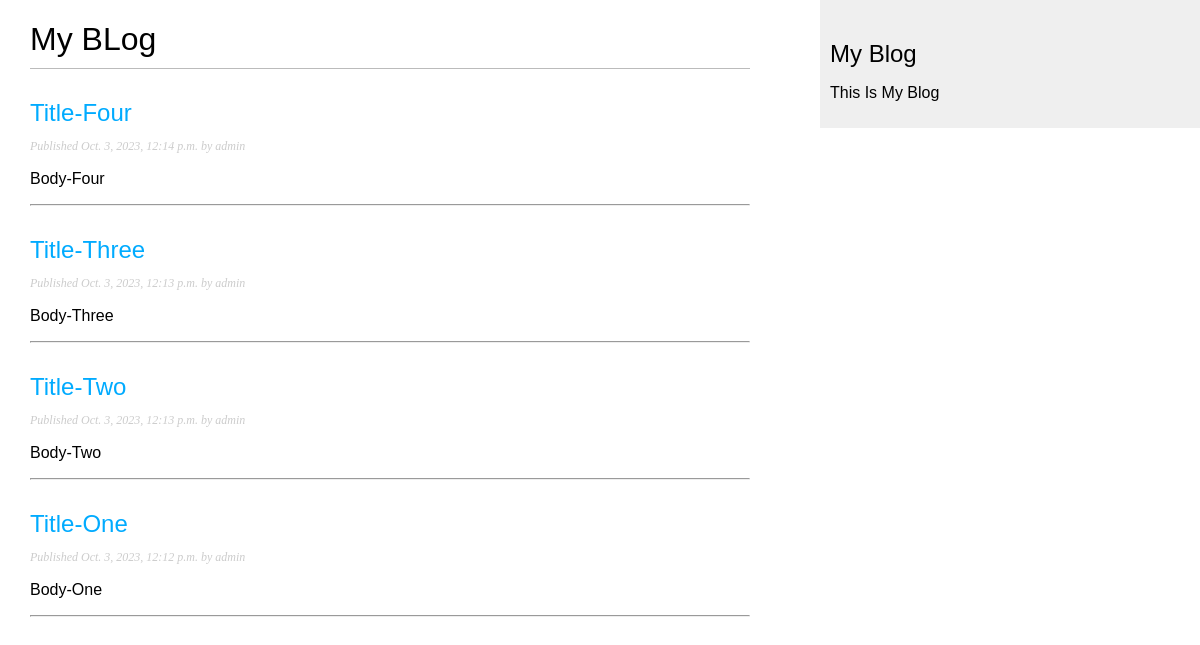
Screenshot of /blog/ with the database file from the repository.
### blog/models.py (models this page shows, shortened)
class Post(models.Model):
    class Status(models.TextChoices):
        DRAFT = "DF", "Draft"
        PUBLISHED = "PB", "Published"
    title = models.CharField(max_length=250)
    slug = models.SlugField(max_length=250, unique_for_date="publish")
    author = models.ForeignKey(
        User, on_delete=models.CASCADE, related_name="blog_posts"
    )
    body = models.TextField()
    publish = models.DateTimeField(default=timezone.now)
    created = models.DateTimeField(auto_now_add=True)
    updated = models.DateTimeField(auto_now=True)
    status = models.CharField(
        max_length=2, choices=Status.choices, default=Status.DRAFT
    )
    class Meta:
        ordering = ["-publish"]
        indexes = [
            models.Index(fields=["-publish"]),
        ]
    def get_absolute_url(self):
        return reverse(
            "blog:post_details",
            args=[
                self.publish.year,
                self.publish.month,
                self.publish.day,
                self.slug,
            ],
        )

### blog/views.py (the view)
# urls.py: path("", views.posts_list, name="posts_list"),
def posts_list(request):
    posts = models.Post.objects.all()
    return render(request, "blog/post/list.html", {"posts": posts})

### blog/templates/blog/post/list.html (shortened to what this page needs)
{% extends "blog/base.html" %}
{% block content %}
    <h1>My BLog</h1>
    {% for post in posts  %}
        <h2>
            <a href="{{post.get_absolute_url}}">{{post.title}}</a>
        </h2>
        <p class='date'>Published {{post.publish}} by {{post.author}}</p>
        {{post.body|truncatewords:30|linebreaks}}
        <hr>
    {% endfor %}
{% endblock  %}

### blog/templates/blog/base.html (shortened to what this page needs)
{%load static %}
<!DOCTYPE html>
<html lang="en">
<head>
    <link rel="stylesheet" href="{% static "css/blog.css"%}">
</head>
<body>
    <div id="content">
        {% block content %}{% endblock  %}
    </div>
    <div id="sidebar">
        <h2>My Blog</h2>
        <p>This Is My Blog</p>
    </div>
</body>
</html>

### blog/static/css/blog.css (style rules this page uses)
body { margin:0; padding:0; font-family:helvetica, sans-serif; }
a { color:#00abff; text-decoration:none; }
h1 { font-weight:normal; border-bottom:1px solid #bbb; padding:0 0 10px 0; }
h2 { font-weight:normal; margin:30px 0 0; }
#content { float:left; width:60%; padding:0 0 0 30px; }
#sidebar { float:right; width:30%; padding:10px; background:#efefef; height:100%; }
p.date { color:#ccc; font-family: georgia, serif; font-size: 12px; font-style: italic; }

### rows the page displays
Post: title "Title-Four", publish "Oct. 3, 2023, 12:14 p.m.", author "admin", body "Body-Four"
Post: title "Title-Three", publish "Oct. 3, 2023, 12:13 p.m.", author "admin", body "Body-Three"
Post: title "Title-Two", publish "Oct. 3, 2023, 12:13 p.m.", author "admin", body "Body-Two"
Post: title "Title-One", publish "Oct. 3, 2023, 12:12 p.m.", author "admin", body "Body-One"
